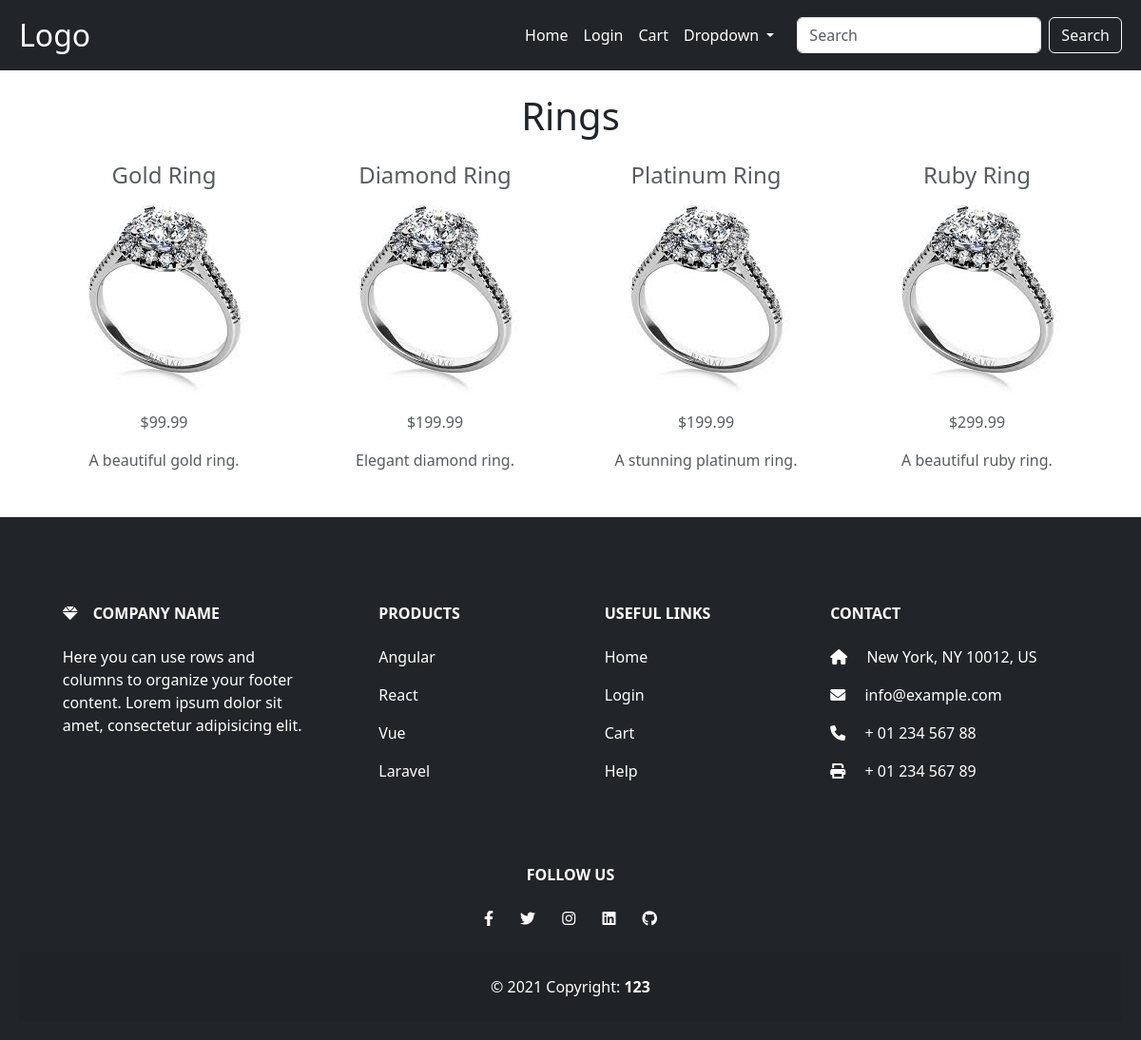
Page /category/1/ on the committed database.
### app1/models.py (models this page shows, shortened)
class ProductCategory(models.Model):
    name = models.CharField(max_length=100)
    image = models.CharField(max_length=255)  # Path to category image

class Product(models.Model):
    name = models.CharField(max_length=100)
    description = models.TextField(blank=True)
    price = models.DecimalField(max_digits=10, decimal_places=2)
    category = models.ForeignKey(ProductCategory, on_delete=models.CASCADE, related_name='products')
    image = models.CharField(max_length=255)  # Path to product image

### app1/views.py (the view)
# urls.py: path('category/<int:category_id>/', category_detail, name='category_detail'),  # New URL for category details
def category_detail(request, category_id):
    category = get_object_or_404(ProductCategory, id=category_id)
    products = category.products.all()  # This fetches products related to the category
    return render(request, 'category_detail.html', {'category': category, 'products': products})

### app1/templates/category_detail.html
{% extends 'base.html' %}
{% load static %}
{% block content %}
<div class="container">
    <h1 class="text-center my-4">{{ category.name }}</h1>
    <div class="row">
        {% if products %}
            {% for product in products %}
            <div class="col-md-3 text-center text-muted">
                <h4 class="fw-normal">{{ product.name }}</h4>
                <a href="{% url 'shop' %}?id={{ product.id }}">
                    <img src="{% static product.image %}" class="img-fluid" alt="{{ product.name }}">
                </a>
                <p>${{ product.price }}</p>
                <p>{{ product.description }}</p>
            </div>
            {% endfor %}
        {% else %}
            <p>No products available in this category.</p>
        {% endif %}
    </div>
</div>
{% endblock %}

### app1/templates/base.html (style rules this page uses)
a { color: white; text-decoration: none; }

### rows in the picture
ProductCategory: name "Rings"
Product: name "Gold Ring", image (picture), price "99.99", description "A beautiful gold ring."
Product: name "Diamond Ring", image (picture), price "199.99", description "Elegant diamond ring."
Product: name "Platinum Ring", image (picture), price "199.99", description "A stunning platinum ring."
Product: name "Ruby Ring", image (picture), price "299.99", description "A beautiful ruby ring."
